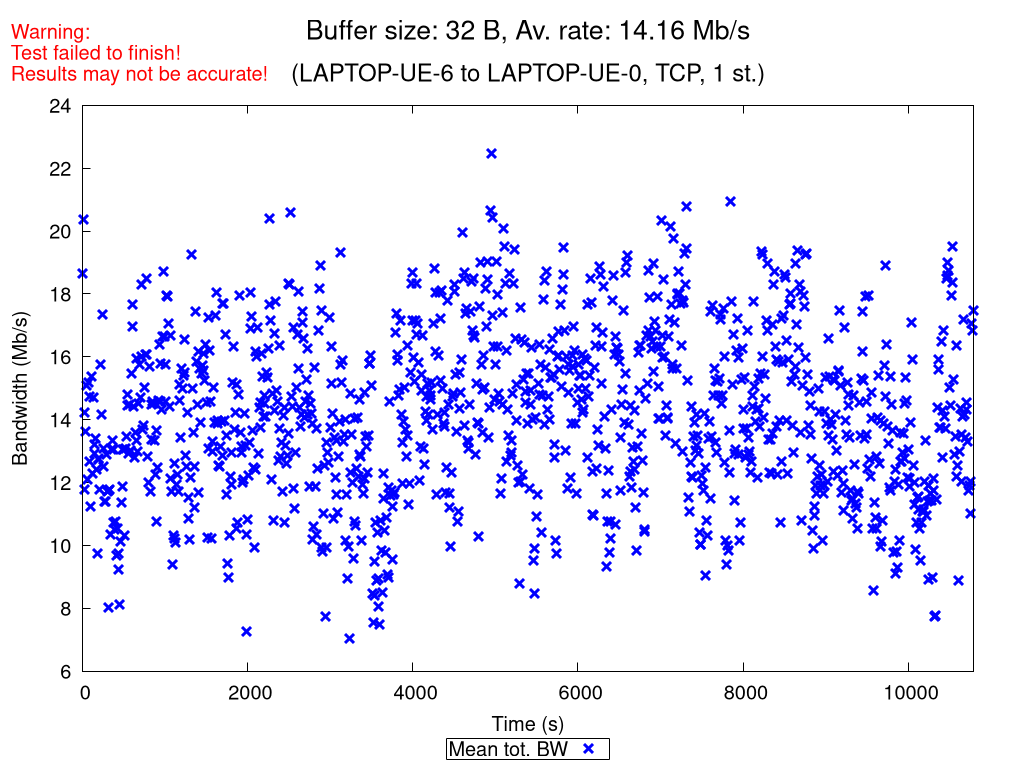

Generate this figure with gnuplot:
set terminal pngcairo nocrop enhanced size 1024,768 font "Verdana,15"
set output "TCP_1_st_2021_07_04_09-20-48_two2one_00032B.png"

set title "{/=20 Buffer size: 32 B, Av. rate: 14.16 Mb/s}\n\n{/=18 (LAPTOP-UE-6 to LAPTOP-UE-0, TCP, 1 st.)}"
set label "Warning:\nTest failed to finish!\nResults may not be accurate!" at screen 0.01, screen 0.96 tc rgb "red"

set xlabel "Time (s)"
set ylabel "Bandwidth (Mb/s)"
set ytics nomirror
set key bmargin center horizontal box samplen 1 width -1
set bmargin 4.6
set rmargin 4.5

rf = 1000000.0  # rate factor
set style fill transparent solid 0.2 noborder
set autoscale xfix
plot "TCP_1_st_2021_07_04_09-20-48_two2one_00032B_iperf_processed.dat" using 1:($2/rf-$3/rf):($2/rf+$3/rf) with filledcurves lc rgb "blue" notitle, \
     "" using 1:($2/rf) with points pt 2 ps 1.5 lw 3 lc rgb "blue" title "Mean tot. BW", \
